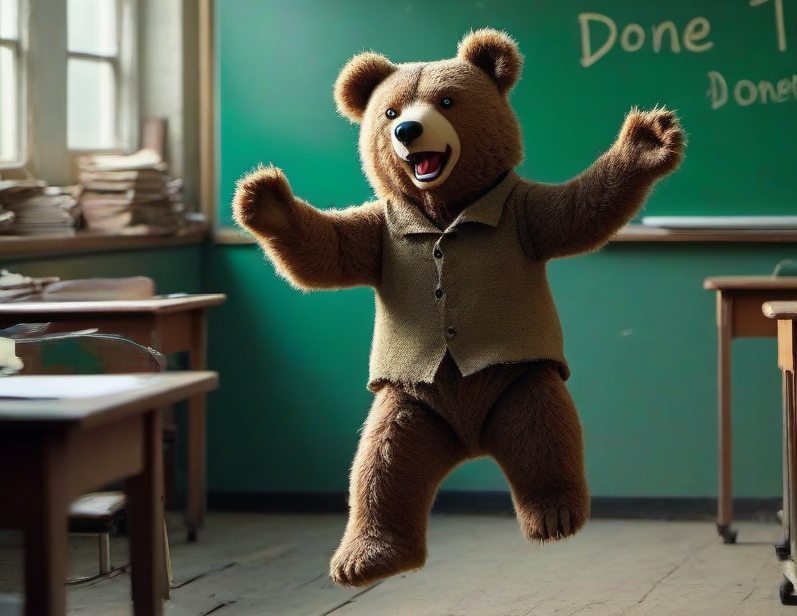
#> input picture gui/img/DoneDone - Kopie.png, 797 x 616 px; its folder holds only this picture in this run
$ python -i dialogs.py   (imports and definitions only)
#> lines starting #> are read from the running program, lines starting #| are printed output that depends on the picture
#> further down, picture is the input picture: PIL image 797x616 RGBA; mean R, G, B, A 75.7, 91.9, 76.7, 255
import io
import ntpath
import os
import re
import subprocess
import sys
import time
import traceback
import urllib.request
import webbrowser
from itertools import chain
from random import randrange
from urllib.error import HTTPError

import cv2
import numpy as np
import requests
from numpy import ndarray
from PIL import Image
from PyQt5.QtCore import (QBuffer, QRect, QSize, Qt, QThread, QTimer,
                          pyqtSignal, pyqtSlot)
from PyQt5.QtGui import (QBrush, QColor, QCursor, QFont, QIcon, QImage,
                         QKeySequence, QPainter, QPaintEvent, QPen, QPixmap,
                         QTextCursor)
from PyQt5.QtWidgets import (QAbstractItemView, QAction, QApplication,
                             QColorDialog, QComboBox, QDesktopWidget, QDialog,
                             QFileDialog, QFrame, QGridLayout, QGroupBox,
                             QHBoxLayout, QHeaderView, QLabel, QMainWindow,
                             QMessageBox, QPushButton, QShortcut, QSizePolicy,
                             QSlider, QStatusBar, QTableWidget,
                             QTableWidgetItem, QToolBar, QVBoxLayout, QWidget,
                             QPlainTextEdit, QLayout)

path = os.path.dirname(os.path.abspath(__file__))

# Add the current directory to the path so we can import local modules
if path not in sys.path:
    sys.path.append(path)

# File Global
videoActive=False
filesToRate = []

class JudgeDialog(QDialog):

    # [11 lines left out: function __init__, not called in this run]


class RateAndCutDialog(QDialog):

    # [170 lines left out: function __init__, not called in this run]

    def logn(self, msg, color):
        self.log(msg, color)
        self.msgWidget.insertPlainText("\n");

    # [24 lines left out: functions log, closeEvent, updatePaused, not called in this run]


    def onCropOrTrim(self):
        self.hasCropOrTrim=True
        self.button_cutandclone.setEnabled(True)

    # [267 lines left out: functions update_filebuttons, on_rating_changed, deleteAndNext, rateNext, ratePrevious, rateCurrentFile and 2 more, not called in this run]

    def onVideoloaded(self):
        pass


    # [4 lines left out: function closeOnError, not called in this run]

class HoverLabel(QLabel):
    """A QLabel that detects hover and click events."""
    # [21 lines left out: functions __init__, enterEvent, leaveEvent, mousePressEvent, not called in this run]


class RatingWidget(QWidget):
    """Custom rating widget with hover effect, click-to-lock, and signal emission."""

    # Signal that emits the chosen rating (1-5)
    ratingChanged = pyqtSignal(int)

    # [90 lines left out: functions __init__, on_hover, on_leave, on_click, update_stars, set_rating and 1 more, not called in this run]
        #self.ratingChanged.emit(0)


class VideoThread(QThread):
    change_pixmap_signal = pyqtSignal(np.ndarray)

    # [80 lines left out: functions __init__, run, stop, not called in this run]

    def getFrameCount(self):
        return self.frame_count

    def getCurrentFrameIndex(self):
        return self.currentFrame

    def isPaused(self):
        return self.pause

    # [16 lines left out: functions tooglePause, seek, not called in this run]

    def sliderChanged(self):
        if self.pause:
            self.seek(self.sender().value())

    # [9 lines left out: functions setA, setB, not called in this run]


# [198 lines that did not run here, left out]


class FrameSlider(QSlider):
    def __init__(self, orientation):
        super().__init__(orientation)
        self.resetAB()

    def resetAB(self):
        self.a = 0.0
        self.b = 1.0

    def setA(self, a):
        self.a = min(max(0.0, a), 1.0)
        self.update()

    def setB(self, b):
        self.b = min(max(0.0, b), 1.0)
        self.update()

    # [20 lines left out: function paintEvent, not called in this run]
            #painter.drawLine(int(width/4), 0, int(width*3/4), 0);
            #painter.drawPixmap(0, 0, self.pixmap)

class CropWidget(QWidget):
    # [379 lines left out: functions __init__, fileChanged, imageUpdated, enable_sliders, change_frame_color, change_frame_thickness and 7 more, not called in this run]


    def enterEvent(self, event):
        self.setMouseTracking(True)
        super().enterEvent(event)

    # [17 lines left out: functions leaveEvent, mouseMoveEvent, not called in this run]


    def mouseReleaseEvent(self, event):
        super().mouseReleaseEvent(event)

    def registerForUpdate(self, onCropOrTrim):
        self.onCropOrTrim = onCropOrTrim

    def getCurrentFrameIndex(self):
        return self.currentFrameIndex

class ActionButton(QPushButton):
    # [14 lines left out: functions __init__, updateStylesheet, not called in this run]

class StyledIcon(QIcon):
    # [21 lines left out: functions __init__, updateFilesToRate, not called in this run]


def getFilesToRate():
    return next(os.walk(os.path.join(path, "../../../../input/vr/check/rate")))[2]

def pil2pixmap(im):
    if im.mode == "RGB":
        r, g, b = im.split()
        im = Image.merge("RGB", (b, g, r))
    elif  im.mode == "RGBA":
        r, g, b, a = im.split()
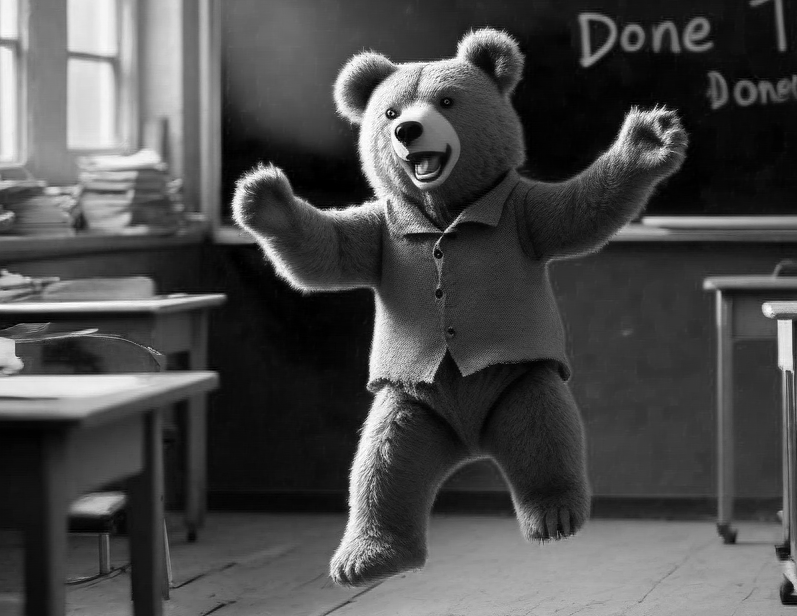
#> r: PIL image 797x616 L; min 0, max 255, mean 75.7
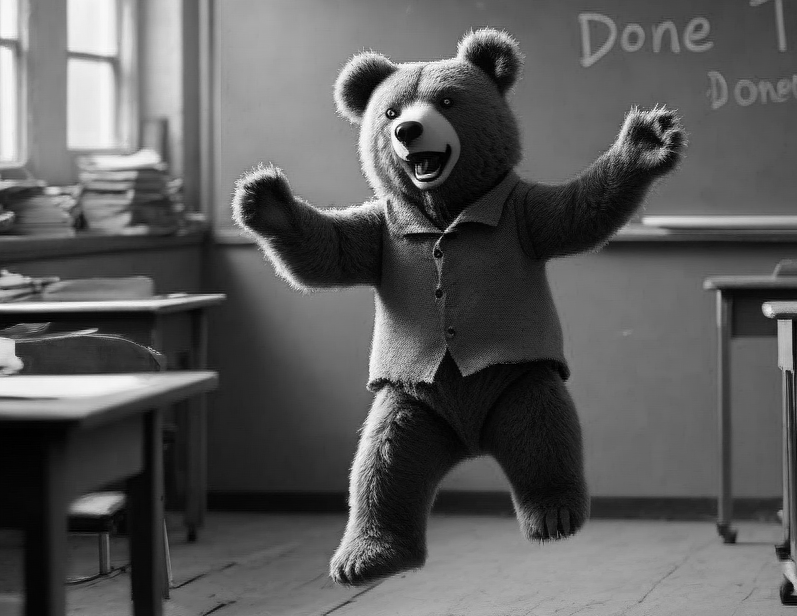
#> g: PIL image 797x616 L; min 0, max 255, mean 91.9
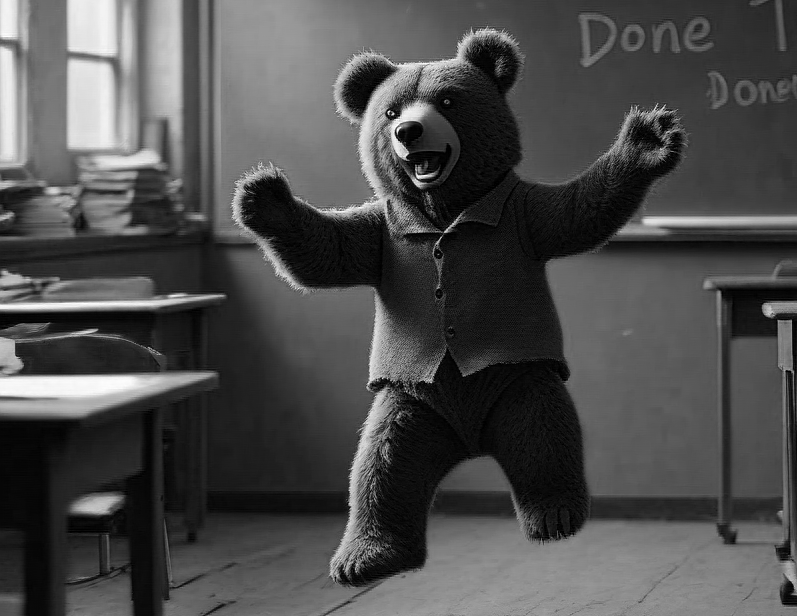
#> b: PIL image 797x616 L; min 0, max 255, mean 76.7
#> a: PIL image 797x616 L; every value is 255
        im = Image.merge("RGBA", (b, g, r, a))
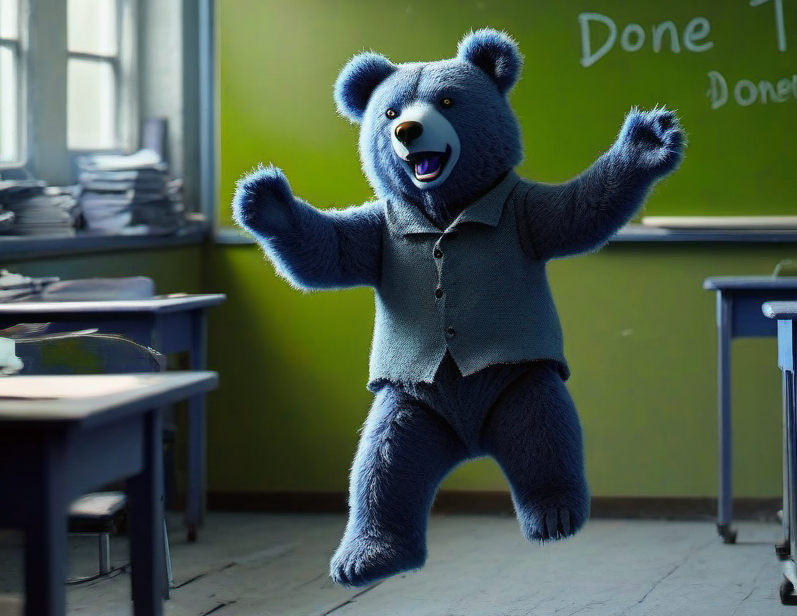
#> im: PIL image 797x616 RGBA; mean R, G, B, A 76.7, 91.9, 75.7, 255
    elif im.mode == "L":
        im = im.convert("RGBA")
    # Bild in RGBA konvertieren, falls nicht bereits passiert
    im2 = im.convert("RGBA")
    data = im2.tobytes("raw", "RGBA")
#> (the run stopped early here; a loop or call above may not have finished)
